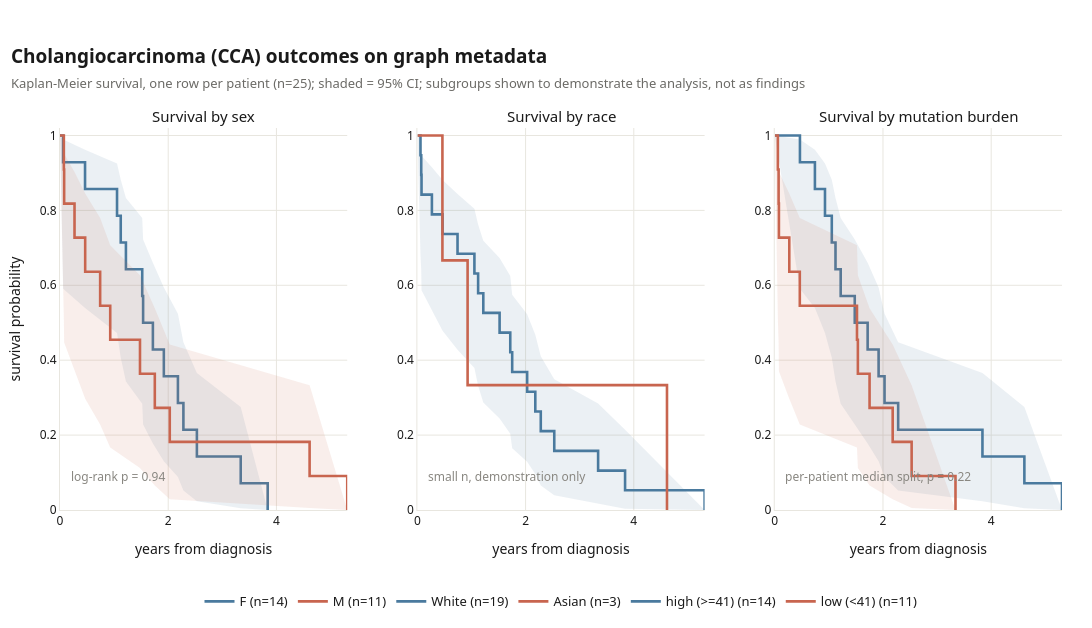

The notebook cell this image was saved under:
### Markdown cell above
## Clinical outcomes: Kaplan-Meier survival

Per-patient overall survival from diagnosis-to-death Observations, stratified by sex, race, and tumour mutation burden, each with a log-rank p. Shown to demonstrate that graph metadata supports stratified survival analysis, not as clinical findings.

### Code cell
import json, numpy as np, pandas as pd
from collections import Counter, defaultdict

# validated dataviz palette
CAT = {"blue":"#2a78d6","aqua":"#1baf7a","yellow":"#eda100","green":"#008300","violet":"#4a3aa7",
       "red":"#e34948","magenta":"#e87ba4","orange":"#eb6834"}
INK,SEC,MUT,GRID,SURF = "#1a1a1a","#6b6a66","#898781","#e8e6df","#ffffff"
FONT = "system-ui, -apple-system, Segoe UI, sans-serif"

def _res(rt): return [json.loads(r) for r in df_raw.loc[df_raw.resource_type==rt, "resource"]]
def _ext(exts, key):
    for e in exts or []:
        if key in e.get("url",""): return e.get("valueCode") or e.get("valueString")

pat = {p["id"]:{"sex":_ext(p.get("extension"),"birthsex"),"race":_ext(p.get("extension"),"us-core-race")} for p in _res("Patient")}
surv, pat_genes, pat_nvar = {}, defaultdict(dict), Counter()
for o in _res("Observation"):
    cd = o.get("code",{}).get("coding",[{}])[0]
    pid = (o.get("subject",{}).get("reference","") or "").replace("Patient/","")
    if cd.get("code")=="NCIT_C156419" or cd.get("display")=="Days between Diagnosis and Death":
        v = o.get("valueQuantity",{}).get("value")
        if pid and v is not None: surv[pid] = v/365.25
    comps = {(c.get("code",{}).get("coding",[{}])[0].get("display") or c.get("code",{}).get("coding",[{}])[0].get("code")):c.get("valueString") for c in o.get("component",[])}
    g, vc = comps.get("hugo_symbol"), comps.get("variant_class")
    if g and pid:
        pat_nvar[pid]+=1; prev=pat_genes[pid].get(g)
        pat_genes[pid][g] = vc if prev is None else ("multiple" if prev!=vc else prev)
# one row per patient (dedup) -> avoids the earlier variant-row inflation
sdf = pd.DataFrame([{"pid":p,"years":surv[p],"event":1,"sex":pat.get(p,{}).get("sex"),
                     "race":pat.get(p,{}).get("race"),"nvar":pat_nvar.get(p,0)} for p in surv])
print(f"survival: {len(sdf)} unique patients with a diagnosis-to-death observation (median {sdf.years.median():.2f}y)")

# ---- Kaplan-Meier survival, per-patient, with log-rank p (plotly) ----
import plotly.graph_objects as go
from plotly.subplots import make_subplots
from lifelines import KaplanMeierFitter
from lifelines.statistics import logrank_test, multivariate_logrank_test

def _km(fig, col, groups, pal):
    kmf = KaplanMeierFitter()
    for (lab,d),c in zip(sorted(groups.items(), key=lambda kv:-len(kv[1])), pal):
        kmf.fit(d["years"], d["event"]); sf=kmf.survival_function_.iloc[:,0]
        x=list(sf.index)
        if len(d)>=5:                                        # skip CI band for groups too small to support one
            ci=kmf.confidence_interval_; lo=list(ci.iloc[:,0]); hi=list(ci.iloc[:,1])
            rgba=f"rgba({int(c[1:3],16)},{int(c[3:5],16)},{int(c[5:7],16)},0.11)"
            fig.add_trace(go.Scatter(x=x+x[::-1],y=hi+lo[::-1],fill="toself",fillcolor=rgba,line=dict(width=0),hoverinfo="skip",showlegend=False),row=1,col=col)
        fig.add_trace(go.Scatter(x=x,y=list(sf),mode="lines",line=dict(color=c,width=2.6,shape="hv"),
                      name=f"{lab} (n={len(d)})",hovertemplate=f"{lab}<br>%{{x:.1f}}y · S=%{{y:.2f}}<extra></extra>"),row=1,col=col)

fig = make_subplots(rows=1,cols=3,horizontal_spacing=0.07,
                    subplot_titles=("Survival by sex","Survival by race","Survival by mutation burden"))
fig.update_annotations(font_size=15)
gsex={s:sdf[sdf.sex==s] for s in sdf.sex.dropna().unique() if (sdf.sex==s).sum()>=3}
lr=logrank_test(gsex["F"].years,gsex["M"].years,gsex["F"].event,gsex["M"].event)
_km(fig,1,gsex,["#4a7a9e","#c8654f"])
grace={r:sdf[sdf.race==r] for r in sdf.race.dropna().unique() if (sdf.race==r).sum()>=3}
_km(fig,2,grace,["#4a7a9e","#c8654f","#2f8f83"])
sv=sdf[sdf.nvar>0].copy(); med=sv.nvar.median()
sv["grp"]=np.where(sv.nvar>=med,f"high (>={int(med)})",f"low (<{int(med)})")
lrb=multivariate_logrank_test(sv.years,sv.grp,sv.event)
_km(fig,3,{k:sv[sv.grp==k] for k in sv.grp.unique()},["#4a7a9e","#c8654f"])
for col,txt in zip([1,2,3],[f"log-rank p = {lr.p_value:.2f}","small n, demonstration only",f"per-patient median split, p = {lrb.p_value:.2f}"]):
    fig.add_annotation(text=txt,xref=("x domain" if col==1 else f"x{col} domain"),yref=("y domain" if col==1 else f"y{col} domain"),
                       x=0.03,y=0.06,showarrow=False,font=dict(size=12,color=MUT),xanchor="left")
fig.update_xaxes(title="years from diagnosis",gridcolor=GRID,zeroline=False,title_font=dict(size=14),tickfont=dict(size=12),showline=True,linecolor=GRID)
fig.update_yaxes(range=[0,1.02],gridcolor=GRID,zeroline=False,tickfont=dict(size=12),showline=True,linecolor=GRID)
fig.update_yaxes(title="survival probability",col=1,title_font=dict(size=14))
fig.update_layout(paper_bgcolor=SURF,plot_bgcolor=SURF,font=dict(family=FONT,color=INK,size=15),
                  legend=dict(orientation="h",y=-0.2,x=0.5,xanchor="center",font=dict(size=13)),width=1320,height=628,
                  margin=dict(l=60,r=30,t=128,b=55),
                  title=dict(text=f"<b>Cholangiocarcinoma (CCA) outcomes on graph metadata</b><br><span style='font-size:13px;color:{SEC}'>Kaplan-Meier survival, one row per patient (n={len(sdf)}); shaded = 95% CI; subgroups shown to demonstrate the analysis, not as findings</span>",x=0.01,y=0.90,font=dict(size=19)))
fig.show()
print(f"sex log-rank p={lr.p_value:.2f} (n.s.) · mutation-burden log-rank p={lrb.p_value:.2f}")

### Figure 1 — Plotly figure (JSON) as saved in the notebook; plotly's stock layout.template omitted (floating-point values rounded to 4 significant figures)
{"data": [{"fill": "toself", "fillcolor": "rgba(74,122,158,0.11)", "hoverinfo": "skip", "line": {"width": 0}, "showlegend": false, "type": "scatter", "x": [0, 0.05749, 0.4627, 1.054, 1.123, 1.218, 1.52, 1.536, 1.717, 1.919, 2.179, 2.281, 2.53, 3.34, 3.838, 3.838, 3.34, 2.53, 2.281, 2.179, 1.919, 1.717, 1.536, 1.52, 1.218, 1.123, 1.054, 0.4627, 0.05749, 0], "xaxis": "x", "y": [1, 0.9896, 0.9622, 0.9254, 0.8819, 0.8331, 0.7797, 0.7221, 0.6604, 0.5944, 0.5237, 0.4479, 0.3655, 0.2752, 0, 0, 0.004524, 0.02322, 0.05212, 0.08834, 0.1303, 0.1773, 0.2286, 0.284, 0.3433, 0.4063, 0.4725, 0.5394, 0.5908, 1], "yaxis": "y"}, {"hovertemplate": "F<br>%{x:.1f}y · S=%{y:.2f}<extra></extra>", "line": {"color": "#4a7a9e", "shape": "hv", "width": 2.6}, "mode": "lines", "name": "F (n=14)", "type": "scatter", "x": [0, 0.05749, 0.4627, 1.054, 1.123, 1.218, 1.52, 1.536, 1.717, 1.919, 2.179, 2.281, 2.53, 3.34, 3.838], "xaxis": "x", "y": [1, 0.9286, 0.8571, 0.7857, 0.7143, 0.6429, 0.5714, 0.5, 0.4286, 0.3571, 0.2857, 0.2143, 0.1429, 0.07143, 0], "yaxis": "y"}, {"fill": "toself", "fillcolor": "rgba(200,101,79,0.11)", "hoverinfo": "skip", "line": {"width": 0}, "showlegend": false, "type": "scatter", "x": [0, 0.07118, 0.07666, 0.2683, 0.4654, 0.742, 0.9281, 1.478, 1.752, 2.029, 4.613, 5.309, 5.309, 4.613, 2.029, 1.752, 1.478, 0.9281, 0.742, 0.4654, 0.2683, 0.07666, 0.07118, 0], "xaxis": "x", "y": [1, 0.9867, 0.9512, 0.9028, 0.8452, 0.7796, 0.7069, 0.6268, 0.5389, 0.4417, 0.3329, 0, 0, 0.005367, 0.02854, 0.06518, 0.1118, 0.1666, 0.2285, 0.2969, 0.3708, 0.4474, 0.5081, 1], "yaxis": "y"}, {"hovertemplate": "M<br>%{x:.1f}y · S=%{y:.2f}<extra></extra>", "line": {"color": "#c8654f", "shape": "hv", "width": 2.6}, "mode": "lines", "name": "M (n=11)", "type": "scatter", "x": [0, 0.07118, 0.07666, 0.2683, 0.4654, 0.742, 0.9281, 1.478, 1.752, 2.029, 4.613, 5.309], "xaxis": "x", "y": [1, 0.9091, 0.8182, 0.7273, 0.6364, 0.5455, 0.4545, 0.3636, 0.2727, 0.1818, 0.09091, 0], "yaxis": "y"}, {"fill": "toself", "fillcolor": "rgba(74,122,158,0.11)", "hoverinfo": "skip", "line": {"width": 0}, "showlegend": false, "type": "scatter", "x": [0, 0.05749, 0.07118, 0.07666, 0.2683, 0.4654, 0.742, 1.054, 1.123, 1.218, 1.52, 1.717, 1.752, 2.029, 2.179, 2.281, 2.53, 3.34, 3.838, 5.309, 5.309, 3.838, 3.34, 2.53, 2.281, 2.179, 2.029, 1.752, 1.717, 1.52, 1.218, 1.123, 1.054, 0.742, 0.4654, 0.2683, 0.07666, 0.07118, 0.05749, 0], "xaxis": "x2", "y": [1, 0.9924, 0.9726, 0.9462, 0.9153, 0.881, 0.8439, 0.8044, 0.7626, 0.7188, 0.6728, 0.6249, 0.5748, 0.5225, 0.4677, 0.4102, 0.3494, 0.2843, 0.2143, 0, 0, 0.003595, 0.01777, 0.03917, 0.06557, 0.09579, 0.1291, 0.1652, 0.2037, 0.2444, 0.2872, 0.3321, 0.379, 0.4279, 0.4789, 0.5319, 0.5865, 0.6408, 0.6812, 1], "yaxis": "y2"}, {"hovertemplate": "White<br>%{x:.1f}y · S=%{y:.2f}<extra></extra>", "line": {"color": "#4a7a9e", "shape": "hv", "width": 2.6}, "mode": "lines", "name": "White (n=19)", "type": "scatter", "x": [0, 0.05749, 0.07118, 0.07666, 0.2683, 0.4654, 0.742, 1.054, 1.123, 1.218, 1.52, 1.717, 1.752, 2.029, 2.179, 2.281, 2.53, 3.34, 3.838, 5.309], "xaxis": "x2", "y": [1, 0.9474, 0.8947, 0.8421, 0.7895, 0.7368, 0.6842, 0.6316, 0.5789, 0.5263, 0.4737, 0.4211, 0.3684, 0.3158, 0.2632, 0.2105, 0.1579, 0.1053, 0.05263, 0], "yaxis": "y2"}, {"hovertemplate": "Asian<br>%{x:.1f}y · S=%{y:.2f}<extra></extra>", "line": {"color": "#c8654f", "shape": "hv", "width": 2.6}, "mode": "lines", "name": "Asian (n=3)", "type": "scatter", "x": [0, 0.4627, 0.9281, 4.613], "xaxis": "x2", "y": [1, 0.6667, 0.3333, 0], "yaxis": "y2"}, {"fill": "toself", "fillcolor": "rgba(74,122,158,0.11)", "hoverinfo": "skip", "line": {"width": 0}, "showlegend": false, "type": "scatter", "x": [0, 0.4654, 0.742, 0.9281, 1.054, 1.123, 1.218, 1.478, 1.717, 1.919, 2.029, 2.281, 3.838, 4.613, 5.309, 5.309, 4.613, 3.838, 2.281, 2.029, 1.919, 1.717, 1.478, 1.218, 1.123, 1.054, 0.9281, 0.742, 0.4654, 0], "xaxis": "x3", "y": [1, 0.9896, 0.9622, 0.9254, 0.8819, 0.8331, 0.7797, 0.7221, 0.6604, 0.5944, 0.5237, 0.4479, 0.3655, 0.2752, 0, 0, 0.004524, 0.02322, 0.05212, 0.08834, 0.1303, 0.1773, 0.2286, 0.284, 0.3433, 0.4063, 0.4725, 0.5394, 0.5908, 1], "yaxis": "y3"}, {"hovertemplate": "high (>=41)<br>%{x:.1f}y · S=%{y:.2f}<extra></extra>", "line": {"color": "#4a7a9e", "shape": "hv", "width": 2.6}, "mode": "lines", "name": "high (>=41) (n=14)", "type": "scatter", "x": [0, 0.4654, 0.742, 0.9281, 1.054, 1.123, 1.218, 1.478, 1.717, 1.919, 2.029, 2.281, 3.838, 4.613, 5.309], "xaxis": "x3", "y": [1, 0.9286, 0.8571, 0.7857, 0.7143, 0.6429, 0.5714, 0.5, 0.4286, 0.3571, 0.2857, 0.2143, 0.1429, 0.07143, 0], "yaxis": "y3"}, {"fill": "toself", "fillcolor": "rgba(200,101,79,0.11)", "hoverinfo": "skip", "line": {"width": 0}, "showlegend": false, "type": "scatter", "x": [0, 0.05749, 0.07118, 0.07666, 0.2683, 0.4627, 1.52, 1.536, 1.752, 2.179, 2.53, 3.34, 3.34, 2.53, 2.179, 1.752, 1.536, 1.52, 0.4627, 0.2683, 0.07666, 0.07118, 0.05749, 0], "xaxis": "x3", "y": [1, 0.9867, 0.9512, 0.9028, 0.8452, 0.7796, 0.7069, 0.6268, 0.5389, 0.4417, 0.3329, 0, 0, 0.005367, 0.02854, 0.06518, 0.1118, 0.1666, 0.2285, 0.2969, 0.3708, 0.4474, 0.5081, 1], "yaxis": "y3"}, {"hovertemplate": "low (<41)<br>%{x:.1f}y · S=%{y:.2f}<extra></extra>", "line": {"color": "#c8654f", "shape": "hv", "width": 2.6}, "mode": "lines", "name": "low (<41) (n=11)", "type": "scatter", "x": [0, 0.05749, 0.07118, 0.07666, 0.2683, 0.4627, 1.52, 1.536, 1.752, 2.179, 2.53, 3.34], "xaxis": "x3", "y": [1, 0.9091, 0.8182, 0.7273, 0.6364, 0.5455, 0.4545, 0.3636, 0.2727, 0.1818, 0.09091, 0], "yaxis": "y3"}], "layout": {"annotations": [{"font": {"size": 15}, "showarrow": false, "text": "Survival by sex", "x": 0.1433, "xanchor": "center", "xref": "paper", "y": 1, "yanchor": "bottom", "yref": "paper"}, {"font": {"size": 15}, "showarrow": false, "text": "Survival by race", "x": 0.5, "xanchor": "center", "xref": "paper", "y": 1, "yanchor": "bottom", "yref": "paper"}, {"font": {"size": 15}, "showarrow": false, "text": "Survival by mutation burden", "x": 0.8567, "xanchor": "center", "xref": "paper", "y": 1, "yanchor": "bottom", "yref": "paper"}, {"font": {"color": "#898781", "size": 12}, "showarrow": false, "text": "log-rank p = 0.94", "x": 0.03, "xanchor": "left", "xref": "x domain", "y": 0.06, "yref": "y domain"}, {"font": {"color": "#898781", "size": 12}, "showarrow": false, "text": "small n, demonstration only", "x": 0.03, "xanchor": "left", "xref": "x2 domain", "y": 0.06, "yref": "y2 domain"}, {"font": {"color": "#898781", "size": 12}, "showarrow": false, "text": "per-patient median split, p = 0.22", "x": 0.03, "xanchor": "left", "xref": "x3 domain", "y": 0.06, "yref": "y3 domain"}], "font": {"color": "#1a1a1a", "family": "system-ui, -apple-system, Segoe UI, sans-serif", "size": 15}, "height": 628, "legend": {"font": {"size": 13}, "orientation": "h", "x": 0.5, "xanchor": "center", "y": -0.2}, "margin": {"b": 55, "l": 60, "r": 30, "t": 128}, "paper_bgcolor": "#ffffff", "plot_bgcolor": "#ffffff", "title": {"font": {"size": 19}, "text": "<b>Cholangiocarcinoma (CCA) outcomes on graph metadata</b><br><span style='font-size:13px;color:#6b6a66'>Kaplan-Meier survival, one row per patient (n=25); shaded = 95% CI; subgroups shown to demonstrate the analysis, not as findings</span>", "x": 0.01, "y": 0.9}, "width": 1320, "xaxis": {"anchor": "y", "domain": [0, 0.2867], "gridcolor": "#e8e6df", "linecolor": "#e8e6df", "showline": true, "tickfont": {"size": 12}, "title": {"font": {"size": 14}, "text": "years from diagnosis"}, "zeroline": false}, "xaxis2": {"anchor": "y2", "domain": [0.3567, 0.6433], "gridcolor": "#e8e6df", "linecolor": "#e8e6df", "showline": true, "tickfont": {"size": 12}, "title": {"font": {"size": 14}, "text": "years from diagnosis"}, "zeroline": false}, "xaxis3": {"anchor": "y3", "domain": [0.7133, 1], "gridcolor": "#e8e6df", "linecolor": "#e8e6df", "showline": true, "tickfont": {"size": 12}, "title": {"font": {"size": 14}, "text": "years from diagnosis"}, "zeroline": false}, "yaxis": {"anchor": "x", "domain": [0, 1], "gridcolor": "#e8e6df", "linecolor": "#e8e6df", "range": [0, 1.02], "showline": true, "tickfont": {"size": 12}, "title": {"font": {"size": 14}, "text": "survival probability"}, "zeroline": false}, "yaxis2": {"anchor": "x2", "domain": [0, 1], "gridcolor": "#e8e6df", "linecolor": "#e8e6df", "range": [0, 1.02], "showline": true, "tickfont": {"size": 12}, "zeroline": false}, "yaxis3": {"anchor": "x3", "domain": [0, 1], "gridcolor": "#e8e6df", "linecolor": "#e8e6df", "range": [0, 1.02], "showline": true, "tickfont": {"size": 12}, "zeroline": false}}}
